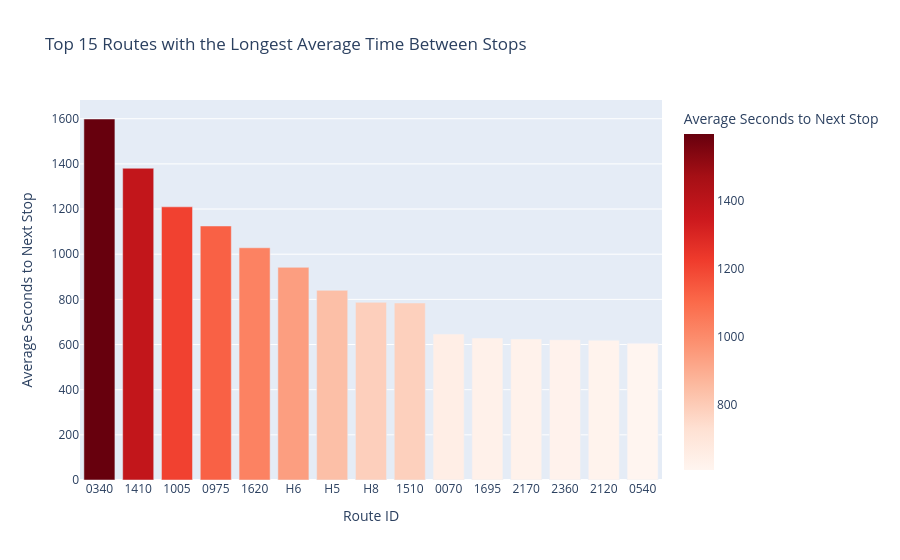

This figure's notebook cell:
### Markdown cell above
5. The "Worst Routes" Bar Chart

### Code cell
# Calculate the average time to next stop for every route
route_stats = df.groupby('vehicle.trip.routeId')['seconds_to_next_stop'].mean().reset_index()

# Sort to find the 15 slowest routes
top_slowest = route_stats.sort_values(by='seconds_to_next_stop', ascending=False).head(15)

fig = px.bar(
    top_slowest, 
    x='vehicle.trip.routeId', 
    y='seconds_to_next_stop',
    title='Top 15 Routes with the Longest Average Time Between Stops',
    labels={
        'vehicle.trip.routeId': 'Route ID',
        'seconds_to_next_stop': 'Average Seconds to Next Stop'
    },
    color='seconds_to_next_stop',
    color_continuous_scale='Reds'
)
# Ensure Plotly treats Route ID as a category, not a continuous number
fig.update_xaxes(type='category') 
fig.show()

### Figure 1 — Plotly figure (JSON) as saved in the notebook; plotly's stock layout.template omitted (floating-point values rounded to 4 significant figures)
{"data": [{"hovertemplate": "Route ID=%{x}<br>Average Seconds to Next Stop=%{marker.color}<extra></extra>", "legendgroup": "", "marker": {"color": [1599.0, 1381.0, 1210.0, 1125.0, 1028.0, 941.8, 840.0, 786.8, 783.9, 646.2, 629.0, 624.8, 621.3, 619.0, 606.0], "coloraxis": "coloraxis", "pattern": {"shape": ""}}, "name": "", "orientation": "v", "showlegend": false, "textposition": "auto", "type": "bar", "x": ["0340", "1410", "1005", "0975", "1620", "H6", "H5", "H8", "1510", "0070", "1695", "2170", "2360", "2120", "0540"], "xaxis": "x", "y": [1599.0, 1381.0, 1210.0, 1125.0, 1028.0, 941.8, 840.0, 786.8, 783.9, 646.2, 629.0, 624.8, 621.3, 619.0, 606.0], "yaxis": "y"}], "layout": {"barmode": "relative", "coloraxis": {"colorbar": {"title": {"text": "Average Seconds to Next Stop"}}, "colorscale": [[0, "rgb(255,245,240)"], [0.125, "rgb(254,224,210)"], [0.25, "rgb(252,187,161)"], [0.375, "rgb(252,146,114)"], [0.5, "rgb(251,106,74)"], [0.625, "rgb(239,59,44)"], [0.75, "rgb(203,24,29)"], [0.875, "rgb(165,15,21)"], [1, "rgb(103,0,13)"]]}, "legend": {"tracegroupgap": 0}, "title": {"text": "Top 15 Routes with the Longest Average Time Between Stops"}, "xaxis": {"anchor": "y", "domain": [0, 1], "title": {"text": "Route ID"}, "type": "category"}, "yaxis": {"anchor": "x", "domain": [0, 1], "title": {"text": "Average Seconds to Next Stop"}}}}
